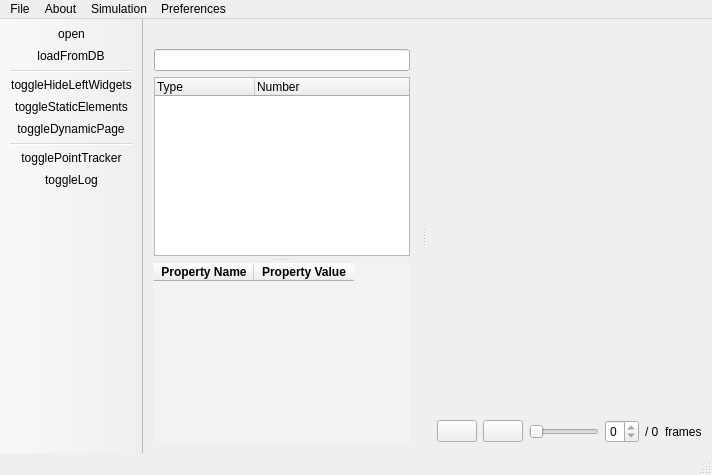
<?xml version="1.0" encoding="UTF-8"?>
<ui version="4.0">
 <class>MainWindow</class>
 <widget class="QMainWindow" name="MainWindow">
  <property name="geometry">
   <rect>
    <x>0</x>
    <y>0</y>
    <width>712</width>
    <height>475</height>
   </rect>
  </property>
  <property name="windowTitle">
   <string>MainWindow</string>
  </property>
  <property name="layoutDirection">
   <enum>Qt::LeftToRight</enum>
  </property>
  <property name="unifiedTitleAndToolBarOnMac">
   <bool>false</bool>
  </property>
  <widget class="QWidget" name="centralWidget">
   <layout class="QGridLayout" name="gridLayout">
    <property name="leftMargin">
     <number>0</number>
    </property>
    <property name="topMargin">
     <number>0</number>
    </property>
    <property name="rightMargin">
     <number>0</number>
    </property>
    <property name="bottomMargin">
     <number>0</number>
    </property>
    <item row="0" column="0">
     <layout class="QVBoxLayout" name="mainLayout">
      <property name="sizeConstraint">
       <enum>QLayout::SetMinimumSize</enum>
      </property>
      <property name="leftMargin">
       <number>0</number>
      </property>
      <item>
       <widget class="QStackedWidget" name="mapStackedWidget">
        <property name="currentIndex">
         <number>0</number>
        </property>
        <widget class="QWidget" name="map">
         <layout class="QGridLayout" name="gridLayout_2">
          <property name="leftMargin">
           <number>0</number>
          </property>
          <property name="topMargin">
           <number>0</number>
          </property>
          <property name="rightMargin">
           <number>0</number>
          </property>
          <property name="bottomMargin">
           <number>0</number>
          </property>
          <item row="0" column="0">
           <layout class="QHBoxLayout" name="mapLayout"/>
          </item>
         </layout>
        </widget>
        <widget class="QWidget" name="plot">
         <widget class="QLabel" name="label_2">
          <property name="geometry">
           <rect>
            <x>0</x>
            <y>0</y>
            <width>62</width>
            <height>16</height>
           </rect>
          </property>
          <property name="text">
           <string>TextLabel</string>
          </property>
         </widget>
        </widget>
       </widget>
      </item>
      <item>
       <layout class="QHBoxLayout" name="simulationLayout">
        <property name="leftMargin">
         <number>10</number>
        </property>
        <property name="topMargin">
         <number>0</number>
        </property>
        <property name="rightMargin">
         <number>10</number>
        </property>
        <property name="bottomMargin">
         <number>10</number>
        </property>
        <item>
         <widget class="QPushButton" name="pauseSim">
          <property name="text">
           <string/>
          </property>
          <property name="icon">
           <iconset>
            <normalon>:/ui_icons/control-pause.png</normalon>
           </iconset>
          </property>
         </widget>
        </item>
        <item>
         <widget class="QPushButton" name="startSim">
          <property name="text">
           <string notr="true"/>
          </property>
          <property name="icon">
           <iconset>
            <normalon>:/ui_icons/control-play.png</normalon>
           </iconset>
          </property>
         </widget>
        </item>
        <item>
         <widget class="QSlider" name="sliderTick">
          <property name="maximum">
           <number>0</number>
          </property>
          <property name="singleStep">
           <number>1</number>
          </property>
          <property name="orientation">
           <enum>Qt::Horizontal</enum>
          </property>
         </widget>
        </item>
        <item>
         <widget class="QSpinBox" name="spinTick">
          <property name="maximum">
           <number>0</number>
          </property>
         </widget>
        </item>
        <item>
         <widget class="QLabel" name="labelUpperBoundTick">
          <property name="text">
           <string>/ 0</string>
          </property>
         </widget>
        </item>
        <item>
         <widget class="QLabel" name="labelTickUnit">
          <property name="text">
           <string>frames</string>
          </property>
         </widget>
        </item>
       </layout>
      </item>
     </layout>
    </item>
   </layout>
  </widget>
  <widget class="QMenuBar" name="menuBar">
   <property name="geometry">
    <rect>
     <x>0</x>
     <y>0</y>
     <width>712</width>
     <height>22</height>
    </rect>
   </property>
   <widget class="QMenu" name="menuFile">
    <property name="title">
     <string>File</string>
    </property>
    <addaction name="actionOpen"/>
    <addaction name="actionLoadFromDB"/>
   </widget>
   <widget class="QMenu" name="menuAbout">
    <property name="title">
     <string>About</string>
    </property>
    <addaction name="actionAbout"/>
   </widget>
   <widget class="QMenu" name="menuSimulation">
    <property name="title">
     <string>Simulation</string>
    </property>
    <property name="icon">
     <iconset>
      <normalon>:/ui_icons/control.png</normalon>
     </iconset>
    </property>
   </widget>
   <widget class="QMenu" name="menuPreferences">
    <property name="title">
     <string>Preferences</string>
    </property>
    <addaction name="actionPreferences"/>
   </widget>
   <addaction name="menuFile"/>
   <addaction name="menuAbout"/>
   <addaction name="menuSimulation"/>
   <addaction name="menuPreferences"/>
  </widget>
  <widget class="QToolBar" name="mainToolBar">
   <property name="movable">
    <bool>false</bool>
   </property>
   <property name="allowedAreas">
    <set>Qt::AllToolBarAreas</set>
   </property>
   <property name="floatable">
    <bool>false</bool>
   </property>
   <attribute name="toolBarArea">
    <enum>LeftToolBarArea</enum>
   </attribute>
   <attribute name="toolBarBreak">
    <bool>false</bool>
   </attribute>
   <addaction name="actionOpen"/>
   <addaction name="actionLoadFromDB"/>
   <addaction name="separator"/>
   <addaction name="actionToggleHideLeftWidget"/>
   <addaction name="actionToggleStaticElements"/>
   <addaction name="actionToggleDynamicPage"/>
   <addaction name="separator"/>
   <addaction name="actionTogglePointTracker"/>
   <addaction name="actionToggleLog"/>
  </widget>
  <widget class="QStatusBar" name="statusBar"/>
  <widget class="QDockWidget" name="leftWidget">
   <property name="features">
    <set>QDockWidget::DockWidgetMovable</set>
   </property>
   <property name="windowTitle">
    <string/>
   </property>
   <attribute name="dockWidgetArea">
    <number>1</number>
   </attribute>
   <widget class="QWidget" name="dockWidgetContents">
    <property name="enabled">
     <bool>true</bool>
    </property>
    <layout class="QGridLayout" name="gridLayout_4">
     <property name="leftMargin">
      <number>0</number>
     </property>
     <property name="topMargin">
      <number>0</number>
     </property>
     <property name="rightMargin">
      <number>0</number>
     </property>
     <property name="bottomMargin">
      <number>0</number>
     </property>
     <item row="0" column="0">
      <widget class="QStackedWidget" name="leftStackedWidget">
       <property name="styleSheet">
        <string notr="true"/>
       </property>
       <property name="lineWidth">
        <number>1</number>
       </property>
       <property name="currentIndex">
        <number>0</number>
       </property>
       <widget class="QWidget" name="geospatialWidget">
        <layout class="QGridLayout" name="gridLayout_5">
         <item row="1" column="0">
          <widget class="QSplitter" name="geoSplitter">
           <property name="orientation">
            <enum>Qt::Vertical</enum>
           </property>
           <property name="handleWidth">
            <number>7</number>
           </property>
           <property name="childrenCollapsible">
            <bool>true</bool>
           </property>
           <widget class="QTreeWidget" name="geospatialTree">
            <column>
             <property name="text">
              <string>Type</string>
             </property>
            </column>
            <column>
             <property name="text">
              <string>Number</string>
             </property>
            </column>
           </widget>
           <widget class="QTableWidget" name="propertiesTable">
            <property name="styleSheet">
             <string notr="true">background-color: rgb(242, 242, 242);
border: none;</string>
            </property>
            <column>
             <property name="text">
              <string>Property Name</string>
             </property>
             <property name="font">
              <font>
               <weight>75</weight>
               <bold>true</bold>
              </font>
             </property>
            </column>
            <column>
             <property name="text">
              <string>Property Value</string>
             </property>
             <property name="font">
              <font>
               <weight>75</weight>
               <bold>true</bold>
              </font>
             </property>
            </column>
           </widget>
          </widget>
         </item>
         <item row="0" column="0">
          <widget class="QLineEdit" name="geospatialSearchField">
           <property name="styleSheet">
            <string notr="true">background: url(:/ui_icons/search-icon.png);
background-position: right;
background-repeat: no-repeat;</string>
           </property>
          </widget>
         </item>
        </layout>
       </widget>
       <widget class="QWidget" name="dynamicWidget">
        <layout class="QGridLayout" name="gridLayout_6">
         <item row="0" column="0">
          <widget class="QLabel" name="dynamicLabel">
           <property name="font">
            <font>
             <italic>true</italic>
            </font>
           </property>
           <property name="text">
            <string>Select an agent on screen.</string>
           </property>
          </widget>
         </item>
         <item row="1" column="0">
          <widget class="QTableWidget" name="dynamicTable">
           <property name="styleSheet">
            <string notr="true">border: none;</string>
           </property>
           <column>
            <property name="text">
             <string>Property</string>
            </property>
           </column>
           <column>
            <property name="text">
             <string>Value</string>
            </property>
           </column>
          </widget>
         </item>
        </layout>
       </widget>
       <widget class="QWidget" name="logWidget">
        <layout class="QGridLayout" name="gridLayout_3">
         <property name="leftMargin">
          <number>5</number>
         </property>
         <property name="topMargin">
          <number>0</number>
         </property>
         <property name="rightMargin">
          <number>5</number>
         </property>
         <property name="bottomMargin">
          <number>5</number>
         </property>
         <item row="2" column="1">
          <widget class="QTextEdit" name="logTextEdit">
           <property name="acceptRichText">
            <bool>false</bool>
           </property>
          </widget>
         </item>
         <item row="0" column="1">
          <layout class="QHBoxLayout" name="logtopLayout">
           <property name="spacing">
            <number>-1</number>
           </property>
           <property name="topMargin">
            <number>0</number>
           </property>
           <property name="bottomMargin">
            <number>0</number>
           </property>
           <item alignment="Qt::AlignRight">
            <widget class="QPushButton" name="saveLogButton">
             <property name="cursor">
              <cursorShape>PointingHandCursor</cursorShape>
             </property>
             <property name="layoutDirection">
              <enum>Qt::LeftToRight</enum>
             </property>
             <property name="styleSheet">
              <string notr="true">padding: 3px;
border: none;</string>
             </property>
             <property name="text">
              <string/>
             </property>
             <property name="icon">
              <iconset>
               <normalon>:/ui_icons/disk-black.png</normalon>
              </iconset>
             </property>
            </widget>
           </item>
          </layout>
         </item>
        </layout>
       </widget>
      </widget>
     </item>
    </layout>
   </widget>
  </widget>
  <action name="actionOpen">
   <property name="icon">
    <iconset>
     <normaloff>:/ui_icons/blue-folder-open-document-text.png</normaloff>
     <normalon>:/ui_icons/open.png</normalon>:/ui_icons/blue-folder-open-document-text.png</iconset>
   </property>
   <property name="text">
    <string>open</string>
   </property>
   <property name="toolTip">
    <string>Open an existing Simmobility file</string>
   </property>
  </action>
  <action name="actionAbout">
   <property name="icon">
    <iconset resource="icons.qrc">
     <normaloff>:/ui_icons/about.png</normaloff>:/ui_icons/about.png</iconset>
   </property>
   <property name="text">
    <string>about</string>
   </property>
   <property name="toolTip">
    <string>About iSimGUI</string>
   </property>
  </action>
  <action name="actionToggleHideLeftWidget">
   <property name="icon">
    <iconset>
     <normalon>:/ui_icons/application-resize-full.png</normalon>
    </iconset>
   </property>
   <property name="text">
    <string>toggleHideLeftWidgets</string>
   </property>
   <property name="toolTip">
    <string>Hide left widgets</string>
   </property>
  </action>
  <action name="actionToggleStaticElements">
   <property name="icon">
    <iconset>
     <normalon>:/ui_icons/search_map.png</normalon>
    </iconset>
   </property>
   <property name="text">
    <string>toggleStaticElements</string>
   </property>
   <property name="toolTip">
    <string>search static elements</string>
   </property>
  </action>
  <action name="actionToggleDynamicPage">
   <property name="icon">
    <iconset resource="icons.qrc">
     <normaloff>:/ui_icons/Car_Icon.png</normaloff>
     <normalon>:/ui_icons/bus_route.png</normalon>:/ui_icons/Car_Icon.png</iconset>
   </property>
   <property name="text">
    <string>toggleDynamicPage</string>
   </property>
   <property name="toolTip">
    <string>view dynamic components</string>
   </property>
  </action>
  <action name="actionLoadFromDB">
   <property name="icon">
    <iconset>
     <normalon>:/ui_icons/database_search.png</normalon>
    </iconset>
   </property>
   <property name="text">
    <string>loadFromDB</string>
   </property>
   <property name="toolTip">
    <string>Load data from database</string>
   </property>
  </action>
  <action name="actionToggleLog">
   <property name="icon">
    <iconset>
     <normalon>:/ui_icons/log.png</normalon>
    </iconset>
   </property>
   <property name="text">
    <string>toggleLog</string>
   </property>
   <property name="toolTip">
    <string>Show log</string>
   </property>
  </action>
  <action name="actionTogglePointTracker">
   <property name="checkable">
    <bool>false</bool>
   </property>
   <property name="icon">
    <iconset resource="icons.qrc">
     <normaloff>:/ui_icons/pointTracker.png</normaloff>:/ui_icons/pointTracker.png</iconset>
   </property>
   <property name="text">
    <string>togglePointTracker</string>
   </property>
  </action>
  <action name="actionPreferences">
   <property name="text">
    <string>Preferences</string>
   </property>
  </action>
 </widget>
 <layoutdefault spacing="6" margin="11"/>
 <resources>
  <include location="icons.qrc"/>
 </resources>
 <connections/>
</ui>
